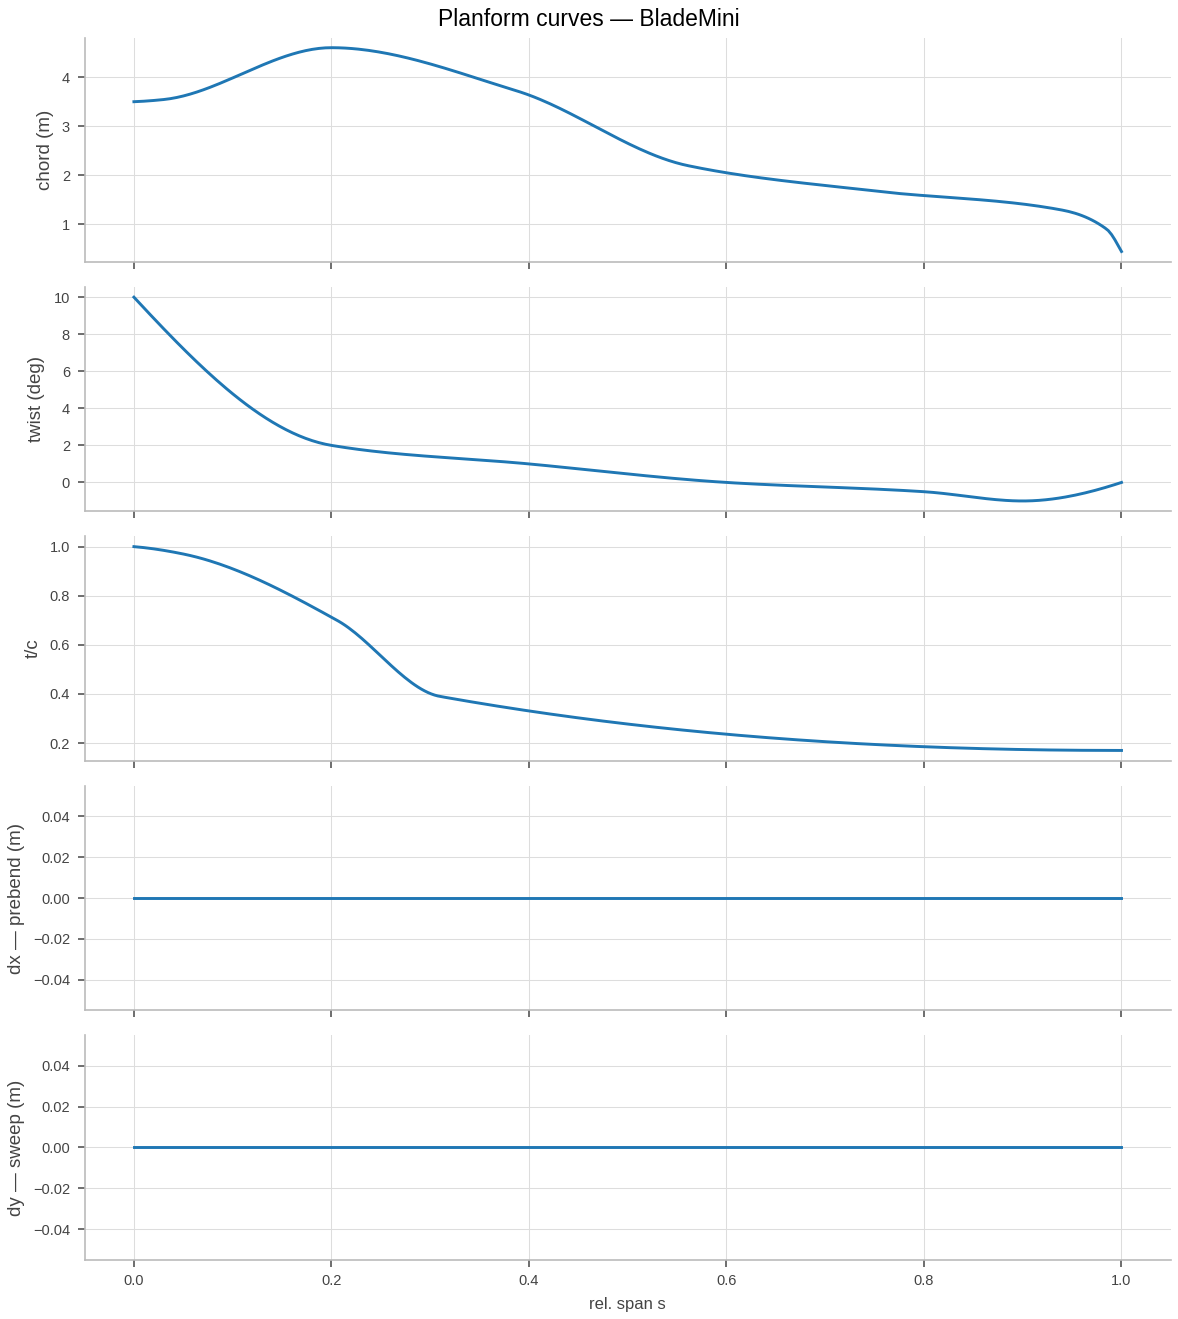

The script that saved this image:
"""ex03 — planform curves: the spanwise distributions behind the W vtk.

Samples the template's Planform curves (chord, twist, t/c, prebend, sweep)
over relative span.
"""

from pathlib import Path

import matplotlib

matplotlib.use("Agg")
import matplotlib.pyplot as plt
import numpy as np
from b3_blade.templates.blade_mini import BladeMini
from b3_plot._style import configure, style_ax

configure()
pf = BladeMini().planform()
s = np.linspace(0.0, 1.0, 300)

curves = [
    ("chord", "chord (m)"),
    ("twist", "twist (deg)"),
    ("tc", "t/c"),
    ("dx", "dx — prebend (m)"),
    ("dy", "dy — sweep (m)"),
]
fig, axes = plt.subplots(len(curves), 1, figsize=(8, 9), sharex=True)
for ax, (name, label) in zip(axes, curves, strict=True):
    ax.plot(s, getattr(pf, name).at(s), lw=1.4)
    ax.set_ylabel(label, fontsize=9)
    style_ax(ax)
axes[-1].set_xlabel("rel. span s")
fig.suptitle("Planform curves — BladeMini", fontsize=11)
fig.tight_layout()

out = Path("examples/ex03_planform.png")
out.parent.mkdir(exist_ok=True)
fig.savefig(out, dpi=150)
print(f"  plot → file://{out.resolve()}")
